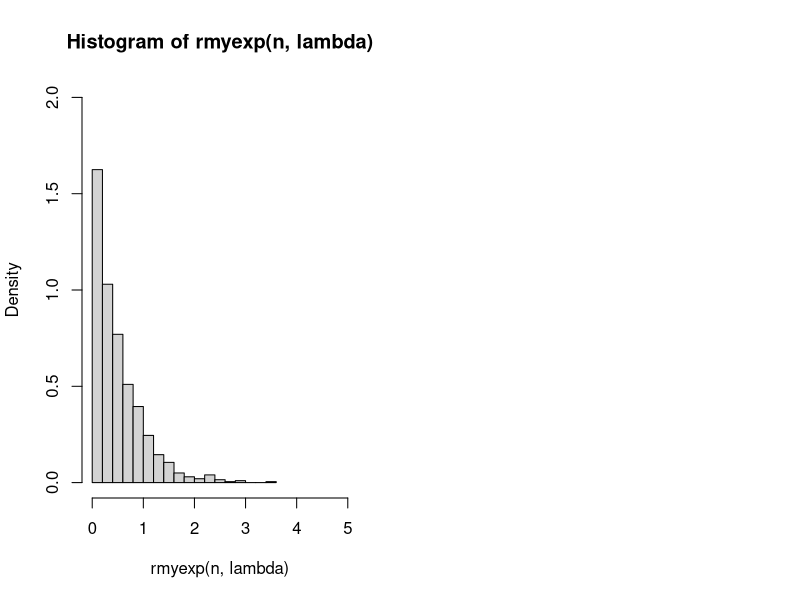

Write R code to recreate this figure. (Note: this script raises an error after producing the figure.)
###----------------------------------------------------------------------------
### Inverse Method
###----------------------------------------------------------------------------

u2x <- function(u, lambda)
    {
        x <- - log(1-u)/lambda
        return(x)
    }

rmyexp <- function(n, lambda)
    {

        ## n <- 1000
        ## lambda <- 0.5
        u <- runif(n, 0, 1)
        x <- u2x(u, lambda)
        return(x)
    }

n = 1000
lambda = 2

par(mfrow = c(1, 2))
ylim <- c(0, 2)
xlim <- c(0, 5)
hist(rmyexp(n, lambda),
     breaks = 20, freq = FALSE,
     xlim = xlim, ylim = ylim)

xax <- seq(0, max(x), 0.01)
xDens <- lambda*exp(-lambda*xax)

lines(xax, xDens, type = "l",
     col = "blue", lwd = 3)


hist(rexp(n, rate = lambda),
     breaks = 20, freq = FALSE,
     xlim = xlim, ylim = ylim)
lines(xax, xDens, type = "l",
     col = "blue", lwd = 3)

###----------------------------------------------------------------------------
### Reject Method
###---------------------- ------------------------------------------------------

i <- 1
y <- NULL
while(i <1000)
    {
        u <- runif(1, 0, 1)
        v <- runif(1, -5, 5)
        M <- 1/(sqrt(2*pi)*0.1)

        test <- dnorm(v, 0, 1)/(0.1*M)
        if(u<test)
            {
                y[i] <- v
                i <- i+1
            }
}

###----------------------------------------------------------------------------
### Metropolis Algorithm
###----------------------------------------------------------------------------
